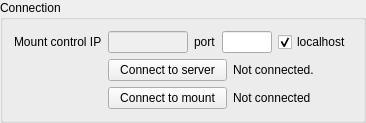
         <widget class="QGroupBox" name="groupBox">
          <property name="title">
           <string>Connection</string>
          </property>
          <layout class="QGridLayout" name="gridLayout_9">
           <item row="0" column="0">
            <layout class="QGridLayout" name="gridLayout_12">
             <item row="0" column="1">
              <layout class="QHBoxLayout" name="horizontalLayout">
               <item>
                <widget class="QLineEdit" name="value_ip">
                 <property name="enabled">
                  <bool>false</bool>
                 </property>
                 <property name="sizePolicy">
                  <sizepolicy hsizetype="Fixed" vsizetype="Fixed">
                   <horstretch>0</horstretch>
                   <verstretch>0</verstretch>
                  </sizepolicy>
                 </property>
                 <property name="minimumSize">
                  <size>
                   <width>80</width>
                   <height>0</height>
                  </size>
                 </property>
                 <property name="maximumSize">
                  <size>
                   <width>80</width>
                   <height>16777215</height>
                  </size>
                 </property>
                 <property name="text">
                  <string/>
                 </property>
                </widget>
               </item>
               <item>
                <widget class="QLabel" name="label_port">
                 <property name="text">
                  <string>port</string>
                 </property>
                </widget>
               </item>
               <item>
                <widget class="QLineEdit" name="value_port">
                 <property name="sizePolicy">
                  <sizepolicy hsizetype="Fixed" vsizetype="Fixed">
                   <horstretch>0</horstretch>
                   <verstretch>0</verstretch>
                  </sizepolicy>
                 </property>
                 <property name="minimumSize">
                  <size>
                   <width>50</width>
                   <height>0</height>
                  </size>
                 </property>
                 <property name="maximumSize">
                  <size>
                   <width>50</width>
                   <height>16777215</height>
                  </size>
                 </property>
                </widget>
               </item>
               <item>
                <widget class="QCheckBox" name="option_ip_local">
                 <property name="text">
                  <string>localhost</string>
                 </property>
                 <property name="checked">
                  <bool>true</bool>
                 </property>
                </widget>
               </item>
              </layout>
             </item>
             <item row="0" column="0">
              <widget class="QLabel" name="label_ip">
               <property name="text">
                <string>Mount control IP</string>
               </property>
              </widget>
             </item>
             <item row="2" column="1">
              <layout class="QHBoxLayout" name="horizontalLayout_5">
               <item>
                <widget class="QPushButton" name="button_connect_mount">
                 <property name="text">
                  <string>Connect to mount</string>
                 </property>
                </widget>
               </item>
               <item>
                <widget class="QLabel" name="value_mount_connected">
                 <property name="text">
                  <string>Not connected</string>
                 </property>
                </widget>
               </item>
              </layout>
             </item>
             <item row="1" column="1">
              <layout class="QHBoxLayout" name="horizontalLayout_2">
               <item>
                <widget class="QPushButton" name="button_connect_server">
                 <property name="text">
                  <string>Connect to server</string>
                 </property>
                </widget>
               </item>
               <item>
                <widget class="QLabel" name="value_server_connected">
                 <property name="text">
                  <string>Not connected.</string>
                 </property>
                </widget>
               </item>
              </layout>
             </item>
            </layout>
           </item>
          </layout>
         </widget>
